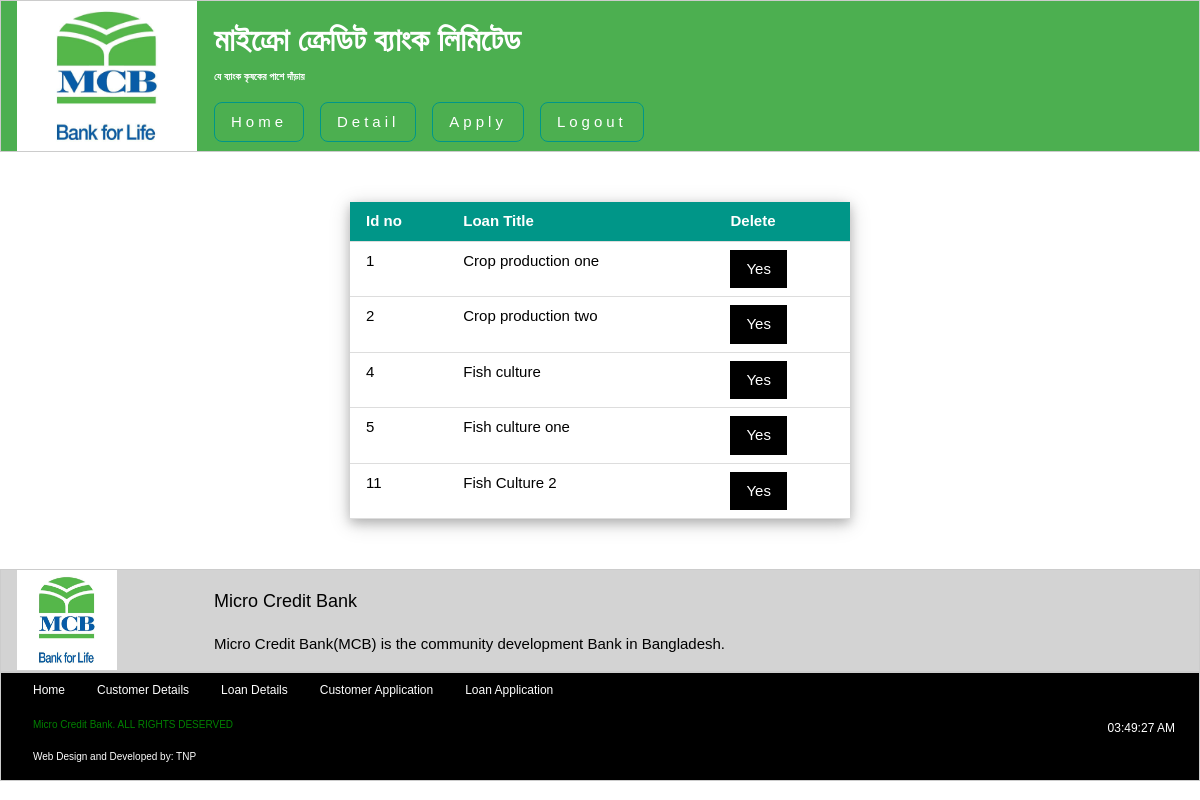
The page /loan_detail.php on the database its author committed.
### tables this page shows
CREATE TABLE IF NOT EXISTS `loan_category` (
`category_id` int(11) NOT NULL,
  `loan_type` varchar(255) NOT NULL,
  `loan_amount` int(11) NOT NULL,
  `total_paid` int(11) NOT NULL,
  `validity` varchar(255) NOT NULL,
  `interest` int(11) NOT NULL
);

### loan_detail.php (the view, shortened to what this page needs)
<div class="w3-container" style="min-height:295px;height:auto;">
<?php
	$sql = "SELECT * FROM loan_category";
	$result = mysql_query($sql);
	if($result)
	{
		if(mysql_num_rows($result))
		{?>
			<table class="w3-table w3-container w3-hoverable w3-bordered w3-middle w3-card-4" style="max-width:500px;width:50%;margin-top:50px; margin-bottom: 50px; font-family: Arial; ">
					<thead>
						<tr class="w3-teal">
							<th> Id no </th>
							<th> Loan Title </th>
							<th> Delete </th>
						</tr>
					</thead>
		<?php
			while($row = mysql_fetch_assoc($result))
			{
				?>
					<tr>
						<td> <?php echo $row['category_id']; ?> </td>
						<td> <?php echo $row['loan_type']; ?> </td>
						<td> <a href="loan_delete.php?id=<?php echo $row['category_id']; ?>"> <button class="w3-button w3-black" onclick="remove_note()">Yes</button></a> </td>
					</tr>
		<?php
			}
		?>
			</table>
	<?php
		}
	}
?>
</div>

### css/w3_css.css (style rules this page uses)
html { box-sizing:border-box }
*,*:before,*:after { box-sizing:inherit }
html { -ms-text-size-adjust:100%;-webkit-text-size-adjust:100% }
body { margin:0 }
a { background-color:transparent;-webkit-text-decoration-skip:objects }
button,input,select,textarea { font:inherit;margin:0 }
button,input { overflow:visible }
button,select { text-transform:none }
button,html [type=button],[type=reset],[type=submit] { -webkit-appearance:button }
html,body { font-family:Verdana,sans-serif;font-size:15px;line-height:1.5 }
html { overflow-x:hidden }
a { color:inherit }
.w3-table,.w3-table-all { border-collapse:collapse;border-spacing:0;width:100%;display:table }
.w3-bordered tr,.w3-table-all tr { border-bottom:1px solid #ddd }
.w3-table td,.w3-table th,.w3-table-all td,.w3-table-all th { padding:8px 8px;display:table-cell;text-align:left;vertical-align:top }
.w3-table th:first-child,.w3-table td:first-child,.w3-table-all th:first-child,.w3-table-all td:first-child { padding-left:16px }
.w3-btn,.w3-button { border:none;display:inline-block;padding:8px 16px;vertical-align:middle;overflow:hidden;text-decoration:none;color:inherit;background-color:inherit;text-align:center;cursor:pointer;white-space:nowrap }
.w3-btn,.w3-button { -webkit-touch-callout:none;-webkit-user-select:none;-khtml-user-select:none;-moz-user-select:none;-ms-user-select:none;user-select:none }
.w3-container:after,.w3-container:before,.w3-panel:after,.w3-panel:before,.w3-row:after,.w3-row:before,.w3-row-padding:after,.w3-row-padding:before, .w3-cell-row:before,.w3-cell-row:after,.w3-clear:after,.w3-clear:before,.w3-bar:before,.w3-bar:after { content:"";display:table;clear:both }
.w3-container,.w3-panel { padding:0.01em 16px }
.w3-card-4,.w3-hover-shadow:hover { box-shadow:0 4px 10px 0 rgba(0,0,0,0.2),0 4px 20px 0 rgba(0,0,0,0.19) }
.w3-teal,.w3-hover-teal:hover { color:#fff!important;background-color:#009688!important }
.w3-black,.w3-hover-black:hover { color:#fff!important;background-color:#000!important }
.w3-middle { margin: 0 auto; }

### rows shown on the page
loan_category: category_id "1", loan_type "Crop production one"
loan_category: category_id "2", loan_type "Crop production two"
loan_category: category_id "4", loan_type "Fish culture"
loan_category: category_id "5", loan_type "Fish culture one"
loan_category: category_id "11", loan_type "Fish Culture 2"
